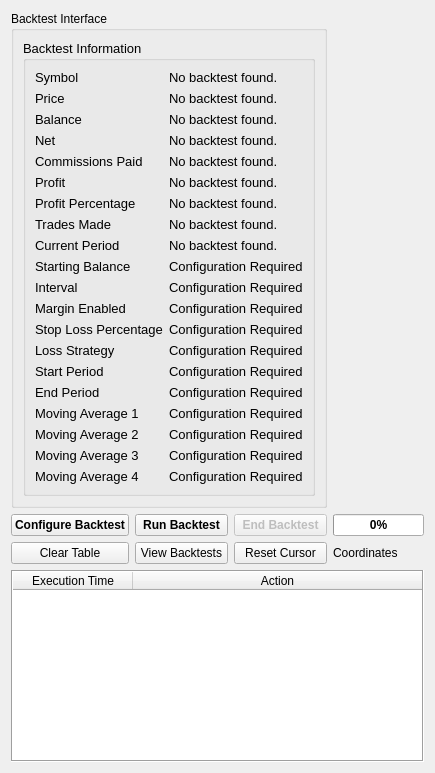
          <widget class="QWidget" name="backtestTab">
           <attribute name="title">
            <string>Backtest</string>
           </attribute>
           <layout class="QGridLayout" name="gridLayout_5">
            <item row="0" column="3">
             <widget class="PlotWidget" name="backtestGraph" native="true">
              <property name="sizePolicy">
               <sizepolicy hsizetype="Preferred" vsizetype="Preferred">
                <horstretch>0</horstretch>
                <verstretch>0</verstretch>
               </sizepolicy>
              </property>
              <property name="minimumSize">
               <size>
                <width>0</width>
                <height>350</height>
               </size>
              </property>
             </widget>
            </item>
            <item row="0" column="0" colspan="3">
             <widget class="QGroupBox" name="groupBox">
              <property name="sizePolicy">
               <sizepolicy hsizetype="Preferred" vsizetype="Preferred">
                <horstretch>0</horstretch>
                <verstretch>0</verstretch>
               </sizepolicy>
              </property>
              <property name="title">
               <string>Backtest Interface</string>
              </property>
              <layout class="QVBoxLayout" name="verticalLayout_10">
               <item>
                <widget class="QGroupBox" name="backtestInformationGroupBox">
                 <property name="sizePolicy">
                  <sizepolicy hsizetype="Preferred" vsizetype="Preferred">
                   <horstretch>0</horstretch>
                   <verstretch>0</verstretch>
                  </sizepolicy>
                 </property>
                 <property name="font">
                  <font>
                   <pointsize>10</pointsize>
                  </font>
                 </property>
                 <property name="title">
                  <string>Backtest Information</string>
                 </property>
                 <layout class="QFormLayout" name="formLayout_3">
                  <item row="3" column="0">
                   <widget class="QLabel" name="backtestBalanceLabel">
                    <property name="text">
                     <string>Balance</string>
                    </property>
                   </widget>
                  </item>
                  <item row="3" column="1">
                   <widget class="QLabel" name="backtestBalance">
                    <property name="text">
                     <string>No backtest found.</string>
                    </property>
                    <property name="alignment">
                     <set>Qt::AlignLeading|Qt::AlignLeft|Qt::AlignVCenter</set>
                    </property>
                   </widget>
                  </item>
                  <item row="4" column="0">
                   <widget class="QLabel" name="backtestNetLabel">
                    <property name="text">
                     <string>Net</string>
                    </property>
                   </widget>
                  </item>
                  <item row="4" column="1">
                   <widget class="QLabel" name="backtestNet">
                    <property name="text">
                     <string>No backtest found.</string>
                    </property>
                    <property name="alignment">
                     <set>Qt::AlignLeading|Qt::AlignLeft|Qt::AlignVCenter</set>
                    </property>
                   </widget>
                  </item>
                  <item row="5" column="0">
                   <widget class="QLabel" name="backtestCommissionsPaidLabel">
                    <property name="text">
                     <string>Commissions Paid</string>
                    </property>
                   </widget>
                  </item>
                  <item row="5" column="1">
                   <widget class="QLabel" name="backtestCommissionsPaid">
                    <property name="text">
                     <string>No backtest found.</string>
                    </property>
                    <property name="alignment">
                     <set>Qt::AlignLeading|Qt::AlignLeft|Qt::AlignVCenter</set>
                    </property>
                   </widget>
                  </item>
                  <item row="6" column="0">
                   <widget class="QLabel" name="backtestProfitLabel">
                    <property name="text">
                     <string>Profit</string>
                    </property>
                   </widget>
                  </item>
                  <item row="6" column="1">
                   <widget class="QLabel" name="backtestProfit">
                    <property name="text">
                     <string>No backtest found.</string>
                    </property>
                    <property name="alignment">
                     <set>Qt::AlignLeading|Qt::AlignLeft|Qt::AlignVCenter</set>
                    </property>
                   </widget>
                  </item>
                  <item row="7" column="0">
                   <widget class="QLabel" name="backtestProfitPercentageLabel">
                    <property name="text">
                     <string>Profit Percentage</string>
                    </property>
                   </widget>
                  </item>
                  <item row="7" column="1">
                   <widget class="QLabel" name="backtestProfitPercentage">
                    <property name="text">
                     <string>No backtest found.</string>
                    </property>
                    <property name="alignment">
                     <set>Qt::AlignLeading|Qt::AlignLeft|Qt::AlignVCenter</set>
                    </property>
                   </widget>
                  </item>
                  <item row="8" column="0">
                   <widget class="QLabel" name="backtestTradesMadeLabel">
                    <property name="text">
                     <string>Trades Made</string>
                    </property>
                   </widget>
                  </item>
                  <item row="8" column="1">
                   <widget class="QLabel" name="backtestTradesMade">
                    <property name="text">
                     <string>No backtest found.</string>
                    </property>
                    <property name="alignment">
                     <set>Qt::AlignLeading|Qt::AlignLeft|Qt::AlignVCenter</set>
                    </property>
                   </widget>
                  </item>
                  <item row="11" column="0">
                   <widget class="QLabel" name="backtestIntervalLabel">
                    <property name="text">
                     <string>Interval</string>
                    </property>
                   </widget>
                  </item>
                  <item row="11" column="1">
                   <widget class="QLabel" name="backtestInterval">
                    <property name="text">
                     <string>Configuration Required</string>
                    </property>
                   </widget>
                  </item>
                  <item row="12" column="0">
                   <widget class="QLabel" name="backtestMarginEnabledLabel">
                    <property name="text">
                     <string>Margin Enabled</string>
                    </property>
                   </widget>
                  </item>
                  <item row="12" column="1">
                   <widget class="QLabel" name="backtestMarginEnabled">
                    <property name="text">
                     <string>Configuration Required</string>
                    </property>
                   </widget>
                  </item>
                  <item row="13" column="0">
                   <widget class="QLabel" name="backtestStopLossPercentageLabel">
                    <property name="text">
                     <string>Stop Loss Percentage</string>
                    </property>
                   </widget>
                  </item>
                  <item row="13" column="1">
                   <widget class="QLabel" name="backtestStopLossPercentage">
                    <property name="text">
                     <string>Configuration Required</string>
                    </property>
                   </widget>
                  </item>
                  <item row="14" column="0">
                   <widget class="QLabel" name="backtestLossStrategyLabel">
                    <property name="text">
                     <string>Loss Strategy</string>
                    </property>
                   </widget>
                  </item>
                  <item row="14" column="1">
                   <widget class="QLabel" name="backtestLossStrategy">
                    <property name="text">
                     <string>Configuration Required</string>
                    </property>
                   </widget>
                  </item>
                  <item row="9" column="0">
                   <widget class="QLabel" name="backtestCurrentPeriodLabel">
                    <property name="text">
                     <string>Current Period</string>
                    </property>
                   </widget>
                  </item>
                  <item row="9" column="1">
                   <widget class="QLabel" name="backtestCurrentPeriod">
                    <property name="text">
                     <string>No backtest found.</string>
                    </property>
                    <property name="alignment">
                     <set>Qt::AlignLeading|Qt::AlignLeft|Qt::AlignVCenter</set>
                    </property>
                   </widget>
                  </item>
                  <item row="15" column="0">
                   <widget class="QLabel" name="backtestStartPeriodLabel">
                    <property name="text">
                     <string>Start Period</string>
                    </property>
                   </widget>
                  </item>
                  <item row="16" column="0">
                   <widget class="QLabel" name="backtestEndPeriodLabel">
                    <property name="text">
                     <string>End Period</string>
                    </property>
                   </widget>
                  </item>
                  <item row="15" column="1">
                   <widget class="QLabel" name="backtestStartPeriod">
                    <property name="text">
                     <string>Configuration Required</string>
                    </property>
                   </widget>
                  </item>
                  <item row="16" column="1">
                   <widget class="QLabel" name="backtestEndPeriod">
                    <property name="text">
                     <string>Configuration Required</string>
                    </property>
                   </widget>
                  </item>
                  <item row="17" column="0">
                   <widget class="QLabel" name="backtestMovingAverage1Label">
                    <property name="text">
                     <string>Moving Average 1</string>
                    </property>
                   </widget>
                  </item>
                  <item row="18" column="0">
                   <widget class="QLabel" name="backtestMovingAverage2Label">
                    <property name="text">
                     <string>Moving Average 2</string>
                    </property>
                   </widget>
                  </item>
                  <item row="17" column="1">
                   <widget class="QLabel" name="backtestMovingAverage1">
                    <property name="text">
                     <string>Configuration Required</string>
                    </property>
                   </widget>
                 </item>
                  <item row="18" column="1">
                   <widget class="QLabel" name="backtestMovingAverage2">
                    <property name="text">
                     <string>Configuration Required</string>
                    </property>
                   </widget>
                  </item>
                  <item row="19" column="0">
                   <widget class="QLabel" name="backtestMovingAverage3Label">
                    <property name="text">
                     <string>Moving Average 3</string>
                    </property>
                   </widget>
                  </item>
                  <item row="20" column="0">
                   <widget class="QLabel" name="backtestMovingAverage4Label">
                    <property name="text">
                     <string>Moving Average 4</string>
                    </property>
                   </widget>
                  </item>
                  <item row="19" column="1">
                   <widget class="QLabel" name="backtestMovingAverage3">
                    <property name="text">
                     <string>Configuration Required</string>
                    </property>
                   </widget>
                  </item>
                  <item row="20" column="1">
                   <widget class="QLabel" name="backtestMovingAverage4">
                    <property name="text">
                     <string>Configuration Required</string>
                    </property>
                   </widget>
                  </item>
                  <item row="10" column="0">
                   <widget class="QLabel" name="backtestStartingBalanceLabel">
                    <property name="text">
                     <string>Starting Balance</string>
                    </property>
                   </widget>
                  </item>
                  <item row="10" column="1">
                   <widget class="QLabel" name="backtestStartingBalance">
                    <property name="text">
                     <string>Configuration Required</string>
                    </property>
                    <property name="alignment">
                     <set>Qt::AlignLeading|Qt::AlignLeft|Qt::AlignVCenter</set>
                    </property>
                   </widget>
                  </item>
                  <item row="1" column="0">
                   <widget class="QLabel" name="backtestSymbolLabel">
                    <property name="text">
                     <string>Symbol</string>
                    </property>
                   </widget>
                  </item>
                  <item row="1" column="1">
                   <widget class="QLabel" name="backtestSymbol">
                    <property name="text">
                     <string>No backtest found.</string>
                    </property>
                   </widget>
                  </item>
                  <item row="2" column="0">
                   <widget class="QLabel" name="backtestPriceLabel">
                    <property name="text">
                     <string>Price</string>
                    </property>
                   </widget>
                  </item>
                  <item row="2" column="1">
                   <widget class="QLabel" name="backtestPrice">
                    <property name="text">
                     <string>No backtest found.</string>
                    </property>
                   </widget>
                  </item>
                 </layout>
                </widget>
               </item>
              </layout>
             </widget>
            </item>
            <item row="1" column="0">
             <widget class="QPushButton" name="configureBacktestButton">
              <property name="font">
               <font>
                <pointsize>9</pointsize>
                <weight>75</weight>
                <bold>true</bold>
               </font>
              </property>
              <property name="text">
               <string>Configure Backtest</string>
              </property>
             </widget>
            </item>
            <item row="3" column="0" colspan="4">
             <widget class="QTableWidget" name="backtestTable">
              <property name="sizePolicy">
               <sizepolicy hsizetype="Preferred" vsizetype="Preferred">
                <horstretch>0</horstretch>
                <verstretch>0</verstretch>
               </sizepolicy>
              </property>
              <property name="frameShape">
               <enum>QFrame::Box</enum>
              </property>
              <property name="frameShadow">
               <enum>QFrame::Sunken</enum>
              </property>
              <property name="editTriggers">
               <set>QAbstractItemView::NoEditTriggers</set>
              </property>
              <property name="showGrid">
               <bool>true</bool>
              </property>
              <property name="gridStyle">
               <enum>Qt::SolidLine</enum>
              </property>
              <property name="sortingEnabled">
               <bool>false</bool>
              </property>
              <property name="wordWrap">
               <bool>true</bool>
              </property>
              <attribute name="horizontalHeaderCascadingSectionResizes">
               <bool>true</bool>
              </attribute>
              <attribute name="horizontalHeaderDefaultSectionSize">
               <number>120</number>
              </attribute>
              <attribute name="horizontalHeaderStretchLastSection">
               <bool>true</bool>
              </attribute>
              <attribute name="verticalHeaderVisible">
               <bool>false</bool>
              </attribute>
              <attribute name="verticalHeaderCascadingSectionResizes">
               <bool>false</bool>
              </attribute>
              <attribute name="verticalHeaderDefaultSectionSize">
               <number>30</number>
              </attribute>
              <attribute name="verticalHeaderStretchLastSection">
               <bool>false</bool>
              </attribute>
              <column>
               <property name="text">
                <string>Execution Time</string>
               </property>
              </column>
              <column>
               <property name="text">
                <string>Action</string>
               </property>
              </column>
             </widget>
            </item>
            <item row="1" column="3">
             <widget class="QProgressBar" name="backtestProgressBar">
              <property name="font">
               <font>
                <pointsize>9</pointsize>
                <weight>75</weight>
                <bold>true</bold>
               </font>
              </property>
              <property name="value">
               <number>0</number>
              </property>
              <property name="orientation">
               <enum>Qt::Horizontal</enum>
              </property>
              <property name="invertedAppearance">
               <bool>false</bool>
              </property>
              <property name="textDirection">
               <enum>QProgressBar::TopToBottom</enum>
              </property>
             </widget>
            </item>
            <item row="1" column="1">
             <widget class="QPushButton" name="runBacktestButton">
              <property name="font">
               <font>
                <pointsize>9</pointsize>
                <weight>75</weight>
                <bold>true</bold>
               </font>
              </property>
              <property name="text">
               <string>Run Backtest</string>
              </property>
             </widget>
            </item>
            <item row="1" column="2">
             <widget class="QPushButton" name="endBacktestButton">
              <property name="enabled">
               <bool>false</bool>
              </property>
              <property name="font">
               <font>
                <pointsize>9</pointsize>
                <weight>75</weight>
                <bold>true</bold>
               </font>
              </property>
              <property name="text">
               <string>End Backtest</string>
              </property>
             </widget>
            </item>
            <item row="2" column="3">
             <widget class="QLabel" name="backtestCoordinates">
              <property name="text">
               <string>Coordinates</string>
              </property>
             </widget>
            </item>
            <item row="2" column="0">
             <widget class="QPushButton" name="clearBacktestTableButton">
              <property name="text">
               <string>Clear Table</string>
              </property>
             </widget>
            </item>
            <item row="2" column="1">
             <widget class="QPushButton" name="viewBacktestsButton">
              <property name="text">
               <string>View Backtests</string>
              </property>
             </widget>
            </item>
            <item row="2" column="2">
             <widget class="QPushButton" name="backtestResetCursorButton">
              <property name="text">
               <string>Reset Cursor</string>
              </property>
             </widget>
            </item>
           </layout>
          </widget>
